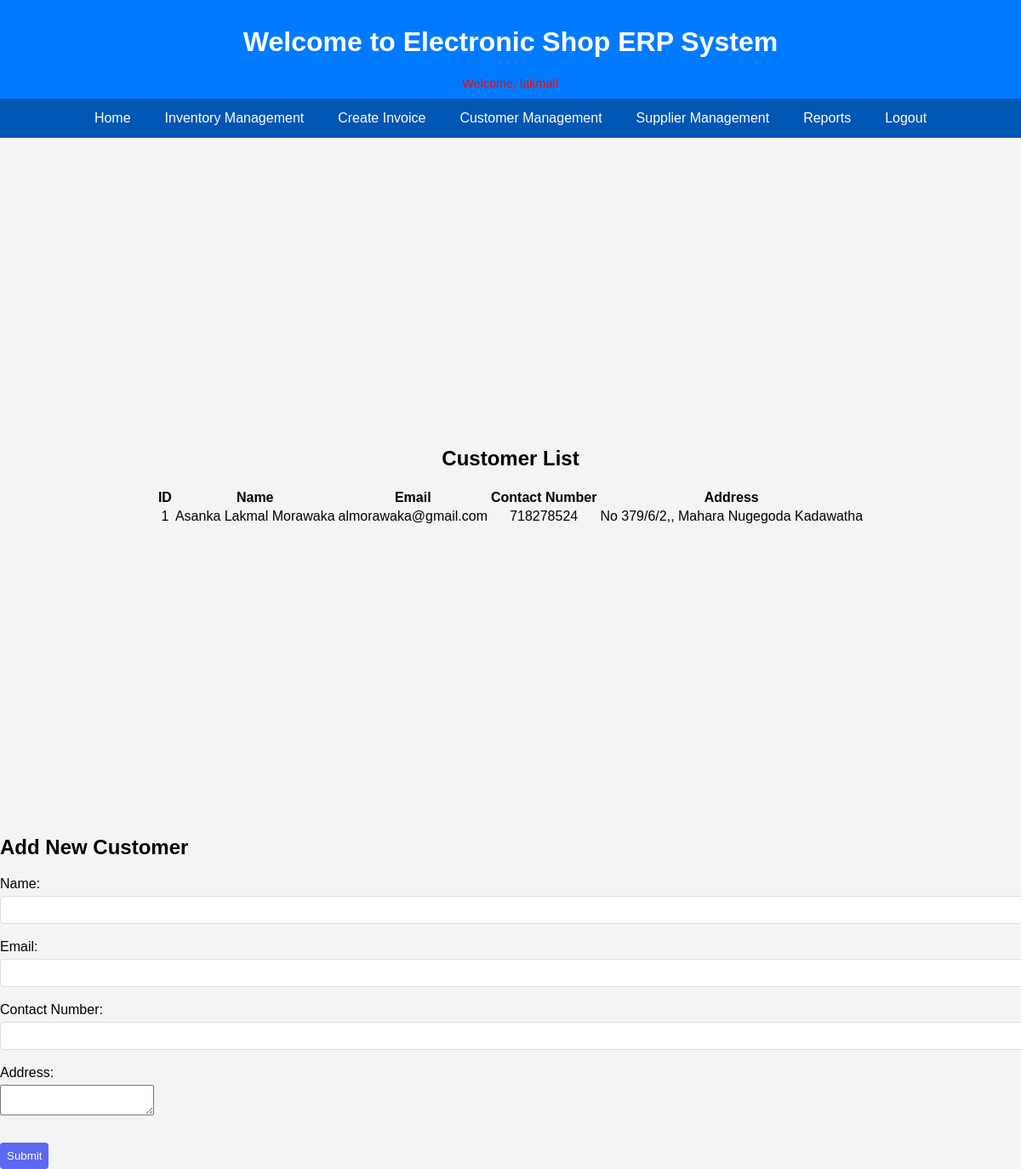
The app's page /customer_management.php (signed in) with its own data.
### tables this page shows
CREATE TABLE IF NOT EXISTS `customers` (
  `id` int NOT NULL AUTO_INCREMENT,
  `name` varchar(255) DEFAULT NULL,
  `email` varchar(100) DEFAULT NULL,
  `contact_number` int DEFAULT NULL,
  `address` varchar(255) NOT NULL,
  `registration_date` timestamp NOT NULL DEFAULT CURRENT_TIMESTAMP,
  PRIMARY KEY (`id`),
  UNIQUE KEY `email` (`email`)
);

### customer_management.php (the view, shortened to what this page needs)
<?php
$host = 'localhost';
$username = 'root';
$password = '123';
$database = 'ElectronicsShop';
$conn = new mysqli($host, $username, $password, $database);
$sql = "SELECT id, name, email, contact_number, address FROM customers";
$result = $conn->query($sql);
?>
<!DOCTYPE html>
<html lang="en">
<head>
    <link rel="stylesheet" href="styles.css">
</head>
<body>
    <header>
        <h1>Welcome to Electronic Shop ERP System</h1>
        <p>Welcome, <?php echo htmlspecialchars($_SESSION['username']); ?>!</p>
    </header>
    <nav>
        <ul>
            <li><a href="index.php">Home</a></li>
            <li><a href="manage_stock.php">Inventory Management</a></li>
            <li><a href="create_invoice.php">Create Invoice</a></li>
            <li><a href="customer_management.php">Customer Management</a></li>
            <li><a href="supplier_management.php">Supplier Management</a></li>
            <li><a href="reports.php">Reports</a></li>
            <li><a href="logout.php">Logout</a></li>
        </ul>
    </nav>
    <div class="content">
        <h2>Customer List</h2>
        <table>
            <thead>
                <tr>
                    <th>ID</th>
                    <th>Name</th>
                    <th>Email</th>
                    <th>Contact Number</th>
                    <th>Address</th>
                </tr>
            </thead>
            <tbody>
                <?php
                if ($result->num_rows > 0) {
                    while ($row = $result->fetch_assoc()) {
                        echo "<tr>
                                <td>{$row['id']}</td>
                                <td>{$row['name']}</td>
                                <td>{$row['email']}</td>
                                <td>{$row['contact_number']}</td>
                                <td>{$row['address']}</td>
                              </tr>";
                    }
                } else {
                    echo "<tr><td colspan='5'>No customers found</td></tr>";
                }
                ?>
            </tbody>
        </table>
    </div>
<h2>Add New Customer</h2>
<form action="" method="post">
    <label for="name">Name:</label>
    <input type="text" id="name" name="name" required><br><br>
    <label for="email">Email:</label>
    <input type="email" id="email" name="email" required><br><br>
    <label for="contact">Contact Number:</label>
    <input type="text" id="contact" name="contact"><br><br>
    <label for="address">Address:</label>
    <textarea id="address" name="address"></textarea><br><br>
    <input type="submit" value="Submit">
</form>
</body>
</html>

### styles.css (style rules this page uses)
body { margin: 0; padding: 0; font-family: Arial, sans-serif; background-color: #76c4f4; font-family: Arial, sans-serif; background-color: #f4f4f4; margin: 0; padding: 0; }
header { background-color: #007BFF; color: white; padding: 10px 20px; text-align: center; }
header p { margin: 5px 0 0; }
nav { background-color: #0056b3; overflow: hidden; }
nav ul { list-style-type: none; padding: 0; margin: 0; display: flex; justify-content: center; }
nav ul li { float: left; }
nav ul li a { display: block; color: white; text-align: center; padding: 14px 20px; text-decoration: none; }
label { display: block; margin-bottom: 5px; }
input[type="text"], input[type="password"], input[type="email"], input[type="submit"] { width: 100%; padding: 8px; border: 1px solid #ddd; border-radius: 4px; }
input[type="submit"] { background-color: #5C67F2; color: white; border: none; cursor: pointer; }
p { color: red; font-size: 0.9em; }
input[type="submit"] { width: auto; margin-top: 10px; }
.content { display: flex; flex-direction: column; align-items: center; justify-content: center; height: 100vh; text-align: center; }
a { color: #0056b3; text-decoration: none; }

### records on screen
customers: id "1", name "Asanka Lakmal Morawaka", email "almorawaka@gmail.com", contact_number "718278524", address "No 379/6/2,, Mahara Nugegoda Kadawatha"

### other values on screen
$_SESSION['username'] "lakmal"
